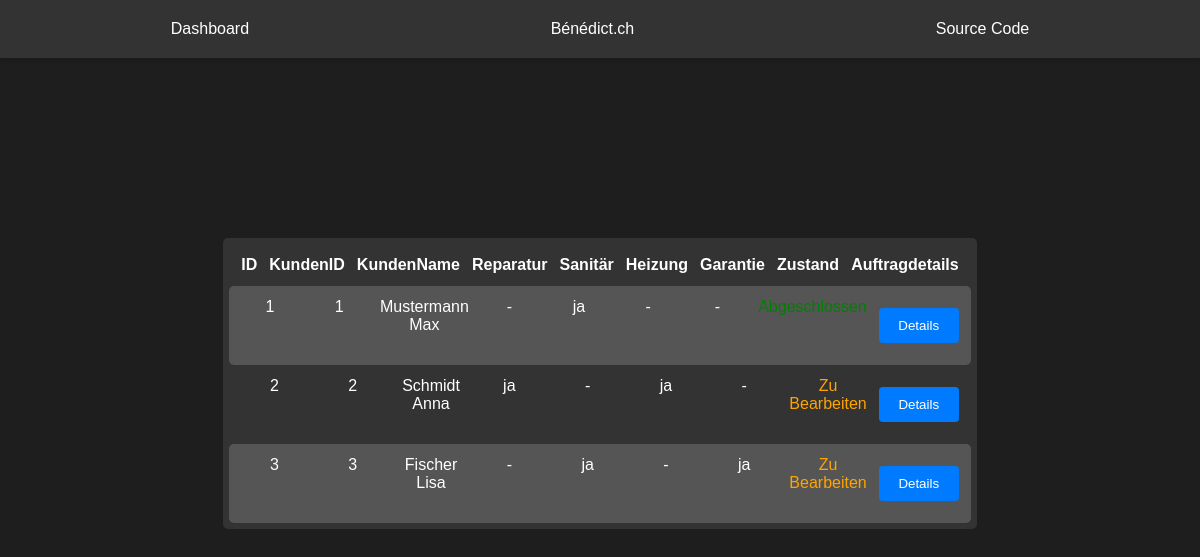
The app's page /auftraege.php (signed in), older data.
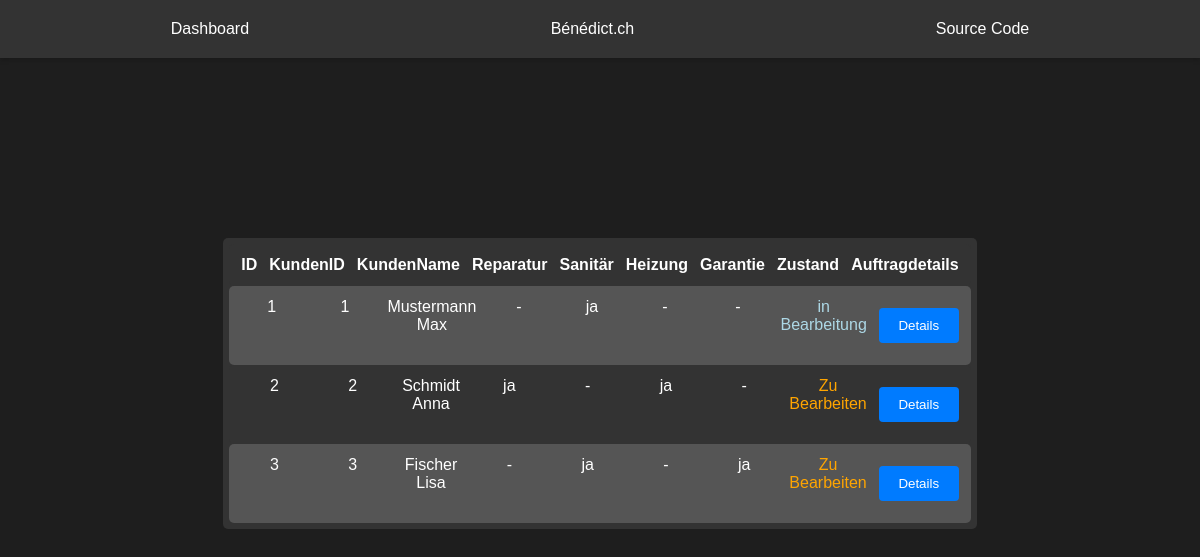
The same page, newer data.
### tables this page shows
CREATE TABLE Orders (
            orderID INTEGER PRIMARY KEY AUTOINCREMENT,
            kundenID INTEGER NOT NULL, /* Problem: need to manually type ID because AUTOINCREMENT cant be used rn. */
            kundenName TEXT NOT NULL,
            objAdresse TEXT NOT NULL,
            objOrt TEXT NOT NULL,
            objPLZ INTEGER NOT NULL,
            rechID INTEGER NOT NULL,
            orderDate TEXT NOT NULL,
            reparatur BOOLEAN DEFAULT 0,
            sanitaer BOOLEAN DEFAULT 0,
            heizung BOOLEAN DEFAULT 0,
            garantie BOOLEAN DEFAULT 0,
            bemerkung TEXT,
            terminwunsch TEXT,
            zustand TEXT CHECK(zustand IN ('COMPLETED', 'INPROGRESS', 'TODO')),
            arbeiterID INTEGER,
            completed BOOLEAN DEFAULT 0,
            completedDate TEXT NOT NULL,
            verrechnet BOOLEAN DEFAULT 0,
            rapport TEXT,
            FOREIGN KEY (kundenID) REFERENCES Kunden(id),
            FOREIGN KEY (rechID) REFERENCES Rechnung(id),
            FOREIGN KEY (arbeiterID) REFERENCES Users(id)
        );

### auftraege.php (the view, shortened to what this page needs)
<?php
include 'header.php';
?>
<!DOCTYPE html>
<html lang="en">
    <head>
        <link rel="stylesheet" href="style/style.css">
    </head>
    <body>
        <div class="orders-container">
            <div class="orders-header">
                <div>ID</div>
                <div>KundenID</div>
                <div>KundenName</div>
                <div>Reparatur</div>
                <div>Sanitär</div>
                <div>Heizung</div>
                <div>Garantie</div>
                <div>Zustand</div>
                <div>Auftragdetails</div>
            </div>
        <?php
    require 'db/conn.php';
    $query = "SELECT * FROM Orders";
    $stmt = $pdo->prepare($query);
    $stmt->execute();
        while ($row = $stmt->fetch(PDO::FETCH_ASSOC)) {
            $orderID = $row["orderID"];
            $kundenID = $row["kundenID"];
            $kundenName = $row["kundenName"];
            $reparatur = "-";
            $sanitaer = "-";
            $heizung = "-";
            $garantie = "-";
            if ($row["reparatur"] == '1') {
                $reparatur = "ja";
            }
            if ($row["sanitaer"] == '1') {
                $sanitaer = "ja";
            }
            if ($row["heizung"] == '1') {
                $heizung = "ja";
            }
            if ($row["garantie"] == '1') {
                $garantie = "ja";
            }
            if($row["zustand"] == "INPROGRESS"){$color = "lightblue"; $zustand = "in Bearbeitung";}
                else if($row["zustand"] == "TODO"){$color = "orange"; $zustand = "Zu Bearbeiten";}
                else if($row["zustand"] == "COMPLETED"){$color = "green"; $zustand = "Abgeschlossen";}
                echo '<div class="order-row">
                <div>'.$orderID.'</div>
                <div>'.$kundenID.'</div>
                <div>'.$kundenName.'</div>
                <div>'.$reparatur.'</div>
                <div>'.$sanitaer.'</div>
                <div>'.$heizung.'</div>
                <div>'.$garantie.'</div>
                <div style="color: '.$color.';">'.$zustand.'</div>
                <div><button class="detail-btn" data-id="'.$orderID.'">Details</button></div>
            </div>';
        }
?>
        </div>
    </body>
</html>

Row changes from the older to the newer data that the page shows:
changed orders "Mustermann Max": zustand (not shown) → "in Bearbeitung"
